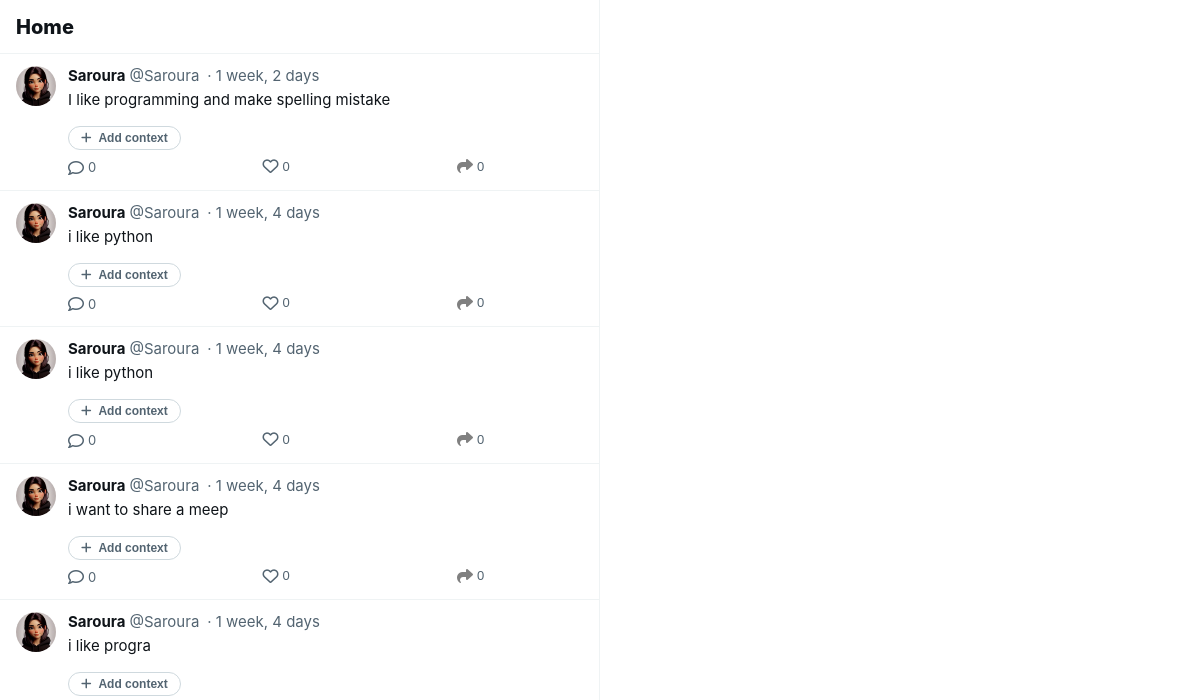
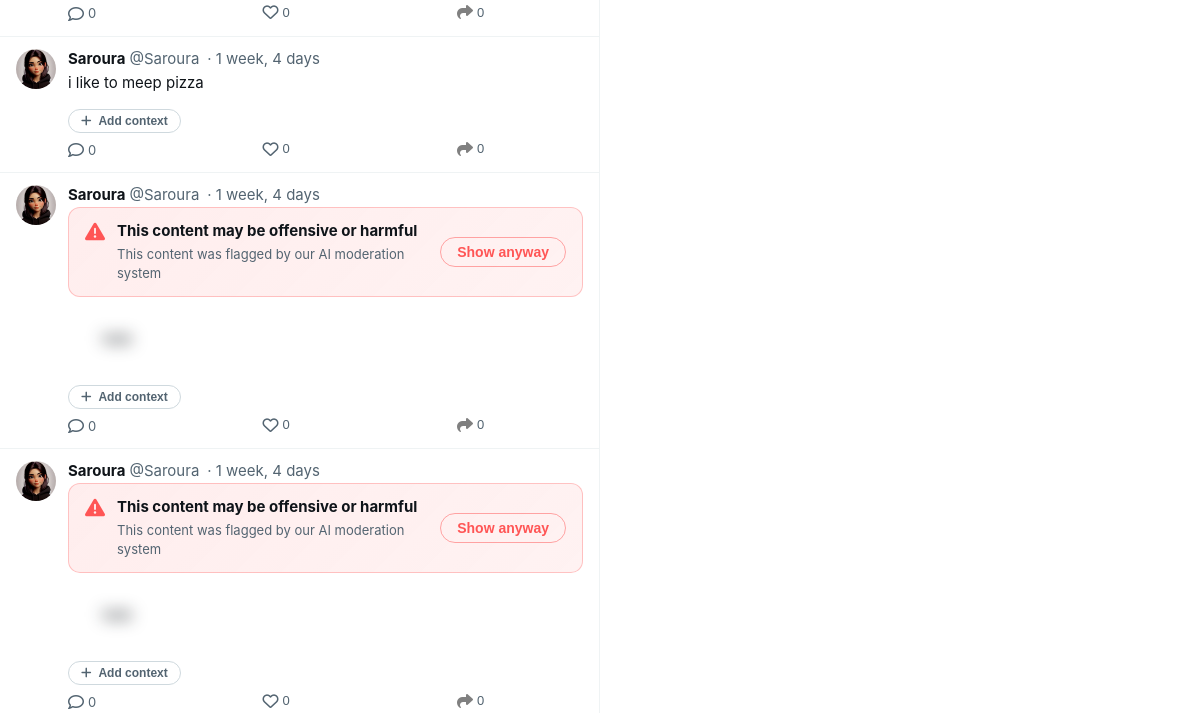
Before: /home/ (upper part) with the older database file (2 pictures, top to bottom).
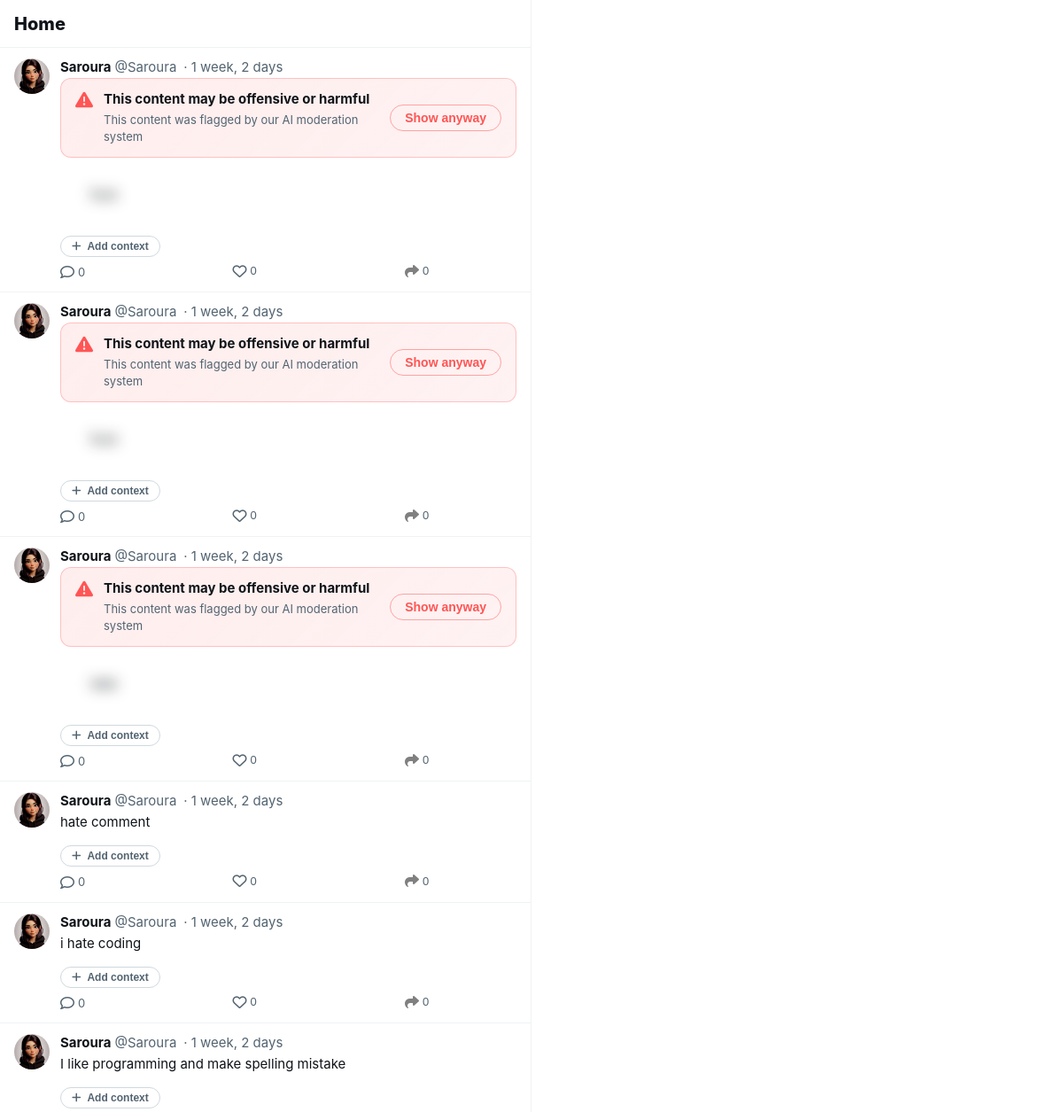
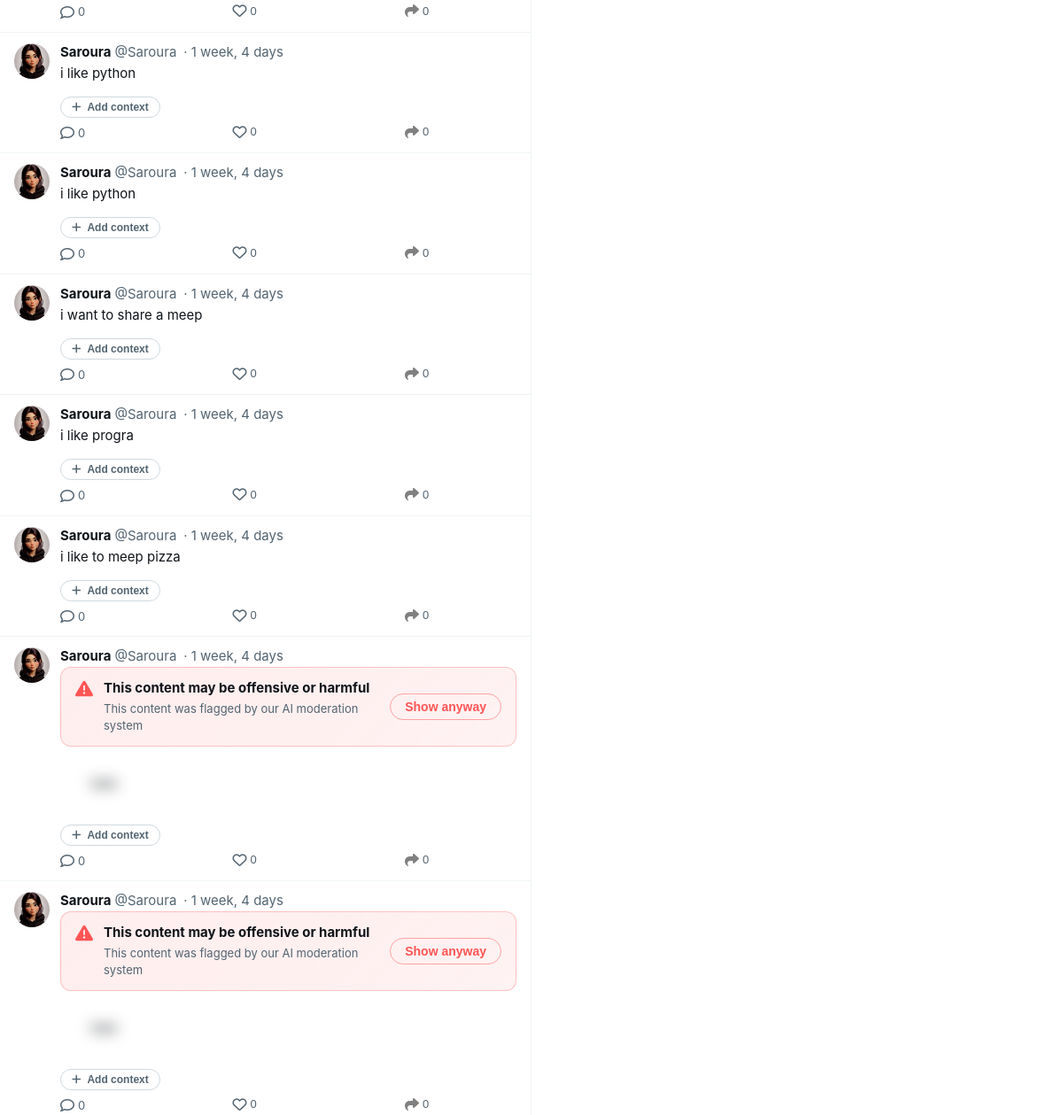
After: the same page with the newer database file (2 pictures, top to bottom).
### musker/models.py (models this page shows, shortened)
class Meep(models.Model):
    user = models.ForeignKey(User, related_name="meeps", on_delete=models.CASCADE)
    body = models.CharField(max_length=200)
    image = models.ImageField(upload_to='meep_images/', null=True, blank=True)  # ← THIS LINE MUST BE HERE
    created_at = models.DateTimeField(auto_now_add=True)
    likes = models.ManyToManyField(User, related_name="meep_like", blank=True)
    is_toxic = models.BooleanField(default=False)
    is_borderline = models.BooleanField(default=False)
    toxicity_score = models.FloatField(default=0.0)
    toxicity_label = models.CharField(max_length=20, default='safe')
    def number_of_likes(self):
        return self.likes.count()
    def should_blur(self):
        return self.is_toxic or self.is_borderline
    def get_warning_message(self):
        if self.is_toxic:
            return "This content may be offensive or harmful"
        elif self.is_borderline:
            return "This content may be sensitive"
        return None
    class Meta:
        ordering = ['-created_at']

class Profile(models.Model):
    user = models.OneToOneField(User, on_delete=models.CASCADE)
    follows = models.ManyToManyField("self", related_name="followed_by", symmetrical=False, blank=True)
    profile_image = models.ImageField(upload_to='profile_images/', blank=True, null=True)
    cover_image = models.ImageField(upload_to='cover_images/', blank=True, null=True)
    bio = models.TextField(max_length=200, blank=True)
    location = models.CharField(max_length=100, blank=True)
    website = models.URLField(blank=True)
    date_modified = models.DateTimeField(auto_now=True)
    date_created = models.DateTimeField(auto_now_add=True, null=True, blank=True)

### musker/views.py (the view, shortened to what this page needs)
# urls.py: path('home/', views.home, name='home'),
def home(request):
    meeps = Meep.objects.all().order_by("-created_at")
    return render(request, 'home.html', {"meeps": meeps})

### musker/context_processors.py (called while the page is built)
def sidebar_context(request):
    try:
        context = {
            'trending_topics': get_trending_topics(days=1, limit=5, min_meeps=1),
            'suggested_profiles': []
        }
        if request.user.is_authenticated:
            context['suggested_profiles'] = get_suggested_profiles(request.user, limit=3)
        logger.info(f"📊 Sidebar: {len(context['trending_topics'])} trending, {len(context['suggested_profiles'])} suggested")
        return context
    except Exception as e:
        logger.error(f"❌ Error in sidebar_context: {e}")
        import traceback
        logger.error(traceback.format_exc())
        return {
            'trending_topics': [],
            'suggested_profiles': []
        }

### musker/templates/home.html (shortened to what the changed rows need)
{% load static %}
<!DOCTYPE html>
<html lang="en">
<head>
    <link rel="stylesheet" href="https://cdnjs.cloudflare.com/ajax/libs/font-awesome/6.4.0/css/all.min.css">
    <link rel="stylesheet" href="{% static 'assets/css/profile.css' %}">
    <link rel="stylesheet" href="{% static 'assets/css/share-menu.css' %}">
    <link rel="stylesheet" href="{% static 'assets/css/compact-posts.css' %}">
</head>
<body>
<div class="main-container">
    <div class="main-content">
        {% if meeps %}
            {% for meep in meeps %}
            <div class="post-card">
                <div class="post-header">
                    <a href="{% url 'profile' meep.user.pk %}">
                        {% if meep.user.profile.profile_image %}
                            <img src="{{ meep.user.profile.profile_image.url }}" class="post-avatar">
                        {% else %}
                            <img src="https://abs.twimg.com/sticky/default_profile_images/default_profile_400x400.png"
                                 class="post-avatar">
                        {% endif %}
                    </a>
                    <div class="post-content">
                        <div class="post-user-info">
                            <a href="{% url 'profile' meep.user.pk %}" class="post-username">
                                {{ meep.user.username }}
                            </a>
                            <span class="post-handle">@{{ meep.user.username }}</span>
                            <span class="post-date">{{ meep.created_at|timesince }}</span>
                        </div>
{% if meep.should_blur %}
<div id="toxic-{{ meep.id }}">
    <div class="toxicity-warning" id="warning-{{ meep.id }}">
        <div class="warning-content">
            <i class="fas fa-exclamation-triangle"></i>
            <div>
                <div class="warning-title">{{ meep.get_warning_message }}</div>
                <div class="warning-subtitle">
                    {% if meep.is_toxic %}
                        This content was flagged by our AI moderation system
                    {% else %}
                        Some people may find this content sensitive
                    {% endif %}
                </div>
            </div>
        </div>
        <button class="show-content-btn" onclick="showToxicContent('{{ meep.id }}')">
            Show anyway
        </button>
    </div>
    <div class="post-body blurred-content" id="content-{{ meep.id }}">
        {{ meep.body }}
    </div>
</div>
{% else %}
<div class="post-body">{{ meep.body }}</div>
{% endif %}
                        {% if meep.community_notes.all %}
                            {% for note in meep.community_notes.all %}
                                {% if note.is_active %}
                                <div class="community-note">
                                    <div class="community-note-header">
                                        <i class="fas {{ note.get_icon }}"></i>
                                        <span>Readers added context they thought people might want to know</span>
                                    </div>
                                    <div class="community-note-content">
                                        {{ note.explanation }}
                                    </div>
                                    <div class="community-note-footer">
                                        <div>
                                            <span class="community-note-badge badge-{{ note.get_css_class }}">
                                                {{ note.get_verdict_display }}
                                            </span>
                                            <span style="margin-left: 8px;">{{ note.created_at|date:"M d, Y" }}</span>
                                        </div>
                                        {% if user.is_staff %}
                                        <button onclick="removeNote({{ note.id }})"
                                                style="background:none; border:none; color:#536471; cursor:pointer; font-size:12px;"
                                                title="Remove note">
                                            <i class="fas fa-times"></i>
                                        </button>
                                        {% endif %}
                                    </div>
                                </div>
                                {% endif %}
                            {% endfor %}
                        {% else %}
                            <button class="add-note-btn"
                                    onclick="addCommunityNote({{ meep.id }})"
                                    id="note-btn-{{ meep.id }}">
                                <i class="fas fa-plus"></i> Add context
                            </button>
                        {% endif %}
                        <div class="post-actions">
                            <a href="{% url 'meep_show' pk=meep.id %}" class="action-button">
                                <i class="far fa-comment"></i>
                                <span>{{ meep.comments.count }}</span>
                            </a>
                            {% if user in meep.likes.all %}
                                <form method="post" action="{% url 'meep_like' meep.id %}">
                                    {% csrf_token %}
                                    <button type="submit" class="action-button like liked">
                                        <i class="fas fa-heart"></i>
                                        <span>{{ meep.number_of_likes }}</span>
                                    </button>
                                </form>
                            {% else %}
                                <form method="post" action="{% url 'meep_like' meep.id %}">
                                    <button type="submit" class="action-button like">
                                        <i class="far fa-heart"></i>
                                        <span>{{ meep.number_of_likes }}</span>
                                    </button>
                                </form>
                            {% endif %}
                            {% if user in meep.shares.all %}
                                <form method="post" action="{% url 'meep_share' meep.id %}" style="display: inline;">
                                    {% csrf_token %}
                                    <button type="submit" class="action-button like shared">
                                        <i class="fas fa-share" style="color: var(--primary-color);"></i>
                                        <span>{{ meep.shares.count }}</span>
                                    </button>
                                </form>
                            {% else %}
                                <form method="post" action="{% url 'meep_share' meep.id %}" style="display: inline;">
                                    <button type="submit" class="action-button">
                                        <i class="fa-solid fa-share" style="color:gray"></i>
                                        <span>{{ meep.shares.count }}</span>
                                    </button>
                                </form>
                            {% endif %}
                        </div>
                    </div>
                </div>
            </div>
            {% endfor %}
        {% else %}
            <div class="empty-state">
                <i class="far fa-comment"></i>
                <h3>No posts yet</h3>
                <p>When people post, they'll appear here.</p>
            </div>
        {% endif %}
    </div>
</div>
</body>
</html>

Changed rows visible on the page:
added Meep: user.profile.profile_image (picture), user.username "Saroura", created_at "1 week, 2 days", get_warning_message "This content may be offensive or harmful", shows "This content was flagged by our AI moderation system", body "fuck", comments.count "0", number_of_likes "0", shares.count "0"
added Meep: user.profile.profile_image (picture), user.username "Saroura", created_at "1 week, 2 days", get_warning_message "This content may be offensive or harmful", shows "This content was flagged by our AI moderation system", body "fuck", comments.count "0", number_of_likes "0", shares.count "0"
added Meep: user.profile.profile_image (picture), user.username "Saroura", created_at "1 week, 2 days", get_warning_message "This content may be offensive or harmful", shows "This content was flagged by our AI moderation system", body "hate", comments.count "0", number_of_likes "0", shares.count "0"
added Meep: user.profile.profile_image (picture), user.username "Saroura", created_at "1 week, 2 days", body "hate comment", comments.count "0", number_of_likes "0", shares.count "0"
added Meep: user.profile.profile_image (picture), user.username "Saroura", created_at "1 week, 2 days", body "i hate coding", comments.count "0", number_of_likes "0", shares.count "0"
